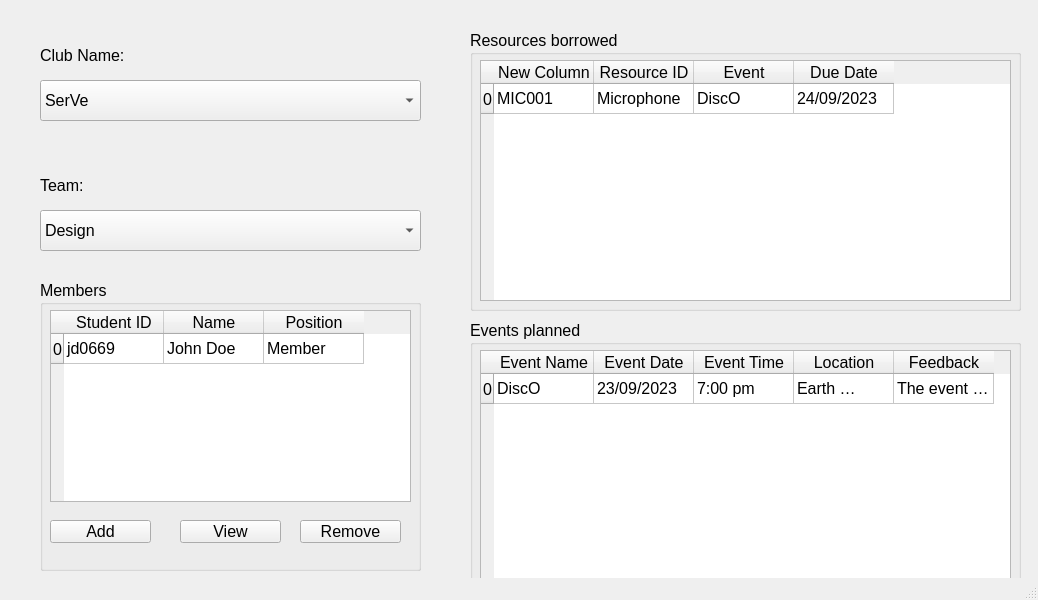
<?xml version="1.0" encoding="UTF-8"?>
<ui version="4.0">
 <class>club_information</class>
 <widget class="QMainWindow" name="club_information">
  <property name="geometry">
   <rect>
    <x>0</x>
    <y>0</y>
    <width>1038</width>
    <height>600</height>
   </rect>
  </property>
  <property name="windowTitle">
   <string>Club Information</string>
  </property>
  <widget class="QWidget" name="centralwidget">
   <widget class="QLabel" name="club_name_label">
    <property name="geometry">
     <rect>
      <x>40</x>
      <y>40</y>
      <width>121</width>
      <height>31</height>
     </rect>
    </property>
    <property name="font">
     <font>
      <pointsize>12</pointsize>
     </font>
    </property>
    <property name="text">
     <string>Club Name:</string>
    </property>
   </widget>
   <widget class="QComboBox" name="club_combo_box">
    <property name="geometry">
     <rect>
      <x>40</x>
      <y>80</y>
      <width>381</width>
      <height>41</height>
     </rect>
    </property>
    <property name="font">
     <font>
      <pointsize>12</pointsize>
     </font>
    </property>
    <item>
     <property name="text">
      <string>SerVe</string>
     </property>
    </item>
   </widget>
   <widget class="QLabel" name="team_label">
    <property name="geometry">
     <rect>
      <x>40</x>
      <y>170</y>
      <width>121</width>
      <height>31</height>
     </rect>
    </property>
    <property name="font">
     <font>
      <pointsize>12</pointsize>
     </font>
    </property>
    <property name="text">
     <string>Team:</string>
    </property>
   </widget>
   <widget class="QComboBox" name="team_combo_box">
    <property name="geometry">
     <rect>
      <x>40</x>
      <y>210</y>
      <width>381</width>
      <height>41</height>
     </rect>
    </property>
    <property name="font">
     <font>
      <pointsize>12</pointsize>
     </font>
    </property>
    <item>
     <property name="text">
      <string>Design</string>
     </property>
    </item>
   </widget>
   <widget class="QGroupBox" name="member_group_box">
    <property name="geometry">
     <rect>
      <x>40</x>
      <y>280</y>
      <width>381</width>
      <height>291</height>
     </rect>
    </property>
    <property name="font">
     <font>
      <pointsize>12</pointsize>
     </font>
    </property>
    <property name="title">
     <string>Members</string>
    </property>
    <widget class="QTableWidget" name="members_table">
     <property name="geometry">
      <rect>
       <x>10</x>
       <y>30</y>
       <width>361</width>
       <height>192</height>
      </rect>
     </property>
     <property name="font">
      <font>
       <pointsize>12</pointsize>
      </font>
     </property>
     <row>
      <property name="text">
       <string>0</string>
      </property>
     </row>
     <column>
      <property name="text">
       <string>Student ID</string>
      </property>
     </column>
     <column>
      <property name="text">
       <string>Name</string>
      </property>
     </column>
     <column>
      <property name="text">
       <string>Position</string>
      </property>
     </column>
     <item row="0" column="0">
      <property name="text">
       <string>jd0669</string>
      </property>
     </item>
     <item row="0" column="1">
      <property name="text">
       <string>John Doe</string>
      </property>
     </item>
     <item row="0" column="2">
      <property name="text">
       <string>Member</string>
      </property>
     </item>
    </widget>
    <widget class="QPushButton" name="add_member_btn">
     <property name="geometry">
      <rect>
       <x>10</x>
       <y>240</y>
       <width>101</width>
       <height>23</height>
      </rect>
     </property>
     <property name="text">
      <string>Add</string>
     </property>
    </widget>
    <widget class="QPushButton" name="add_member_btn_2">
     <property name="geometry">
      <rect>
       <x>140</x>
       <y>240</y>
       <width>101</width>
       <height>23</height>
      </rect>
     </property>
     <property name="text">
      <string>View</string>
     </property>
    </widget>
    <widget class="QPushButton" name="remove_member_btn">
     <property name="geometry">
      <rect>
       <x>260</x>
       <y>240</y>
       <width>101</width>
       <height>23</height>
      </rect>
     </property>
     <property name="text">
      <string>Remove</string>
     </property>
    </widget>
   </widget>
   <widget class="QTextEdit" name="funds_text_edit">
    <property name="geometry">
     <rect>
      <x>40</x>
      <y>610</y>
      <width>241</width>
      <height>41</height>
     </rect>
    </property>
    <property name="font">
     <font>
      <pointsize>12</pointsize>
     </font>
    </property>
    <property name="verticalScrollBarPolicy">
     <enum>Qt::ScrollBarAlwaysOff</enum>
    </property>
    <property name="horizontalScrollBarPolicy">
     <enum>Qt::ScrollBarAlwaysOff</enum>
    </property>
    <property name="html">
     <string>&lt;!DOCTYPE HTML PUBLIC &quot;-//W3C//DTD HTML 4.0//EN&quot; &quot;http://www.w3.org/TR/REC-html40/strict.dtd&quot;&gt;
&lt;html&gt;&lt;head&gt;&lt;meta name=&quot;qrichtext&quot; content=&quot;1&quot; /&gt;&lt;style type=&quot;text/css&quot;&gt;
p, li { white-space: pre-wrap; }
&lt;/style&gt;&lt;/head&gt;&lt;body style=&quot; font-family:'MS Shell Dlg 2'; font-size:12pt; font-weight:400; font-style:normal;&quot;&gt;
&lt;p style=&quot; margin-top:0px; margin-bottom:0px; margin-left:0px; margin-right:0px; -qt-block-indent:0; text-indent:0px;&quot;&gt;&lt;span style=&quot; font-size:8.25pt;&quot;&gt;750,000&lt;/span&gt;&lt;/p&gt;&lt;/body&gt;&lt;/html&gt;</string>
    </property>
   </widget>
   <widget class="QLabel" name="funds_label">
    <property name="geometry">
     <rect>
      <x>40</x>
      <y>580</y>
      <width>141</width>
      <height>31</height>
     </rect>
    </property>
    <property name="font">
     <font>
      <pointsize>12</pointsize>
     </font>
    </property>
    <property name="text">
     <string>Funds:</string>
    </property>
   </widget>
   <widget class="QGroupBox" name="resources_borrowed_group_box">
    <property name="geometry">
     <rect>
      <x>470</x>
      <y>30</y>
      <width>551</width>
      <height>281</height>
     </rect>
    </property>
    <property name="font">
     <font>
      <pointsize>12</pointsize>
     </font>
    </property>
    <property name="title">
     <string>Resources borrowed</string>
    </property>
    <widget class="QTableWidget" name="resources_borrowed_tbl">
     <property name="geometry">
      <rect>
       <x>10</x>
       <y>30</y>
       <width>531</width>
       <height>241</height>
      </rect>
     </property>
     <property name="font">
      <font>
       <pointsize>12</pointsize>
      </font>
     </property>
     <row>
      <property name="text">
       <string>0</string>
      </property>
     </row>
     <column>
      <property name="text">
       <string>New Column</string>
      </property>
     </column>
     <column>
      <property name="text">
       <string>Resource ID</string>
      </property>
     </column>
     <column>
      <property name="text">
       <string>Event</string>
      </property>
     </column>
     <column>
      <property name="text">
       <string>Due Date</string>
      </property>
     </column>
     <item row="0" column="0">
      <property name="text">
       <string>MIC001</string>
      </property>
     </item>
     <item row="0" column="1">
      <property name="text">
       <string>Microphone</string>
      </property>
     </item>
     <item row="0" column="2">
      <property name="text">
       <string>DiscO</string>
      </property>
     </item>
     <item row="0" column="3">
      <property name="text">
       <string>24/09/2023</string>
      </property>
     </item>
    </widget>
   </widget>
   <widget class="QGroupBox" name="events_planned_group_box">
    <property name="geometry">
     <rect>
      <x>470</x>
      <y>320</y>
      <width>551</width>
      <height>281</height>
     </rect>
    </property>
    <property name="font">
     <font>
      <pointsize>12</pointsize>
     </font>
    </property>
    <property name="title">
     <string>Events planned</string>
    </property>
    <widget class="QTableWidget" name="events_planned_tbl">
     <property name="geometry">
      <rect>
       <x>10</x>
       <y>30</y>
       <width>531</width>
       <height>241</height>
      </rect>
     </property>
     <property name="font">
      <font>
       <pointsize>12</pointsize>
      </font>
     </property>
     <property name="wordWrap">
      <bool>true</bool>
     </property>
     <row>
      <property name="text">
       <string>0</string>
      </property>
     </row>
     <column>
      <property name="text">
       <string>Event Name</string>
      </property>
     </column>
     <column>
      <property name="text">
       <string>Event Date</string>
      </property>
     </column>
     <column>
      <property name="text">
       <string>Event Time</string>
      </property>
     </column>
     <column>
      <property name="text">
       <string>Location</string>
      </property>
     </column>
     <column>
      <property name="text">
       <string>Feedback</string>
      </property>
     </column>
     <item row="0" column="0">
      <property name="text">
       <string>DiscO</string>
      </property>
     </item>
     <item row="0" column="1">
      <property name="text">
       <string>23/09/2023</string>
      </property>
     </item>
     <item row="0" column="2">
      <property name="text">
       <string>7:00 pm</string>
      </property>
     </item>
     <item row="0" column="3">
      <property name="text">
       <string>Earth Courtyard</string>
      </property>
     </item>
     <item row="0" column="4">
      <property name="text">
       <string>The event went smoothly as we secured one of the most</string>
      </property>
     </item>
    </widget>
   </widget>
   <widget class="QPushButton" name="update_funds_btn">
    <property name="geometry">
     <rect>
      <x>290</x>
      <y>610</y>
      <width>131</width>
      <height>41</height>
     </rect>
    </property>
    <property name="font">
     <font>
      <pointsize>12</pointsize>
     </font>
    </property>
    <property name="text">
     <string>Update</string>
    </property>
   </widget>
   <widget class="QPushButton" name="close_btn">
    <property name="geometry">
     <rect>
      <x>700</x>
      <y>610</y>
      <width>131</width>
      <height>41</height>
     </rect>
    </property>
    <property name="font">
     <font>
      <pointsize>12</pointsize>
     </font>
    </property>
    <property name="text">
     <string>Close</string>
    </property>
   </widget>
  </widget>
  <widget class="QMenuBar" name="menubar">
   <property name="geometry">
    <rect>
     <x>0</x>
     <y>0</y>
     <width>1038</width>
     <height>21</height>
    </rect>
   </property>
  </widget>
  <widget class="QStatusBar" name="statusbar"/>
 </widget>
 <resources/>
 <connections/>
</ui>
